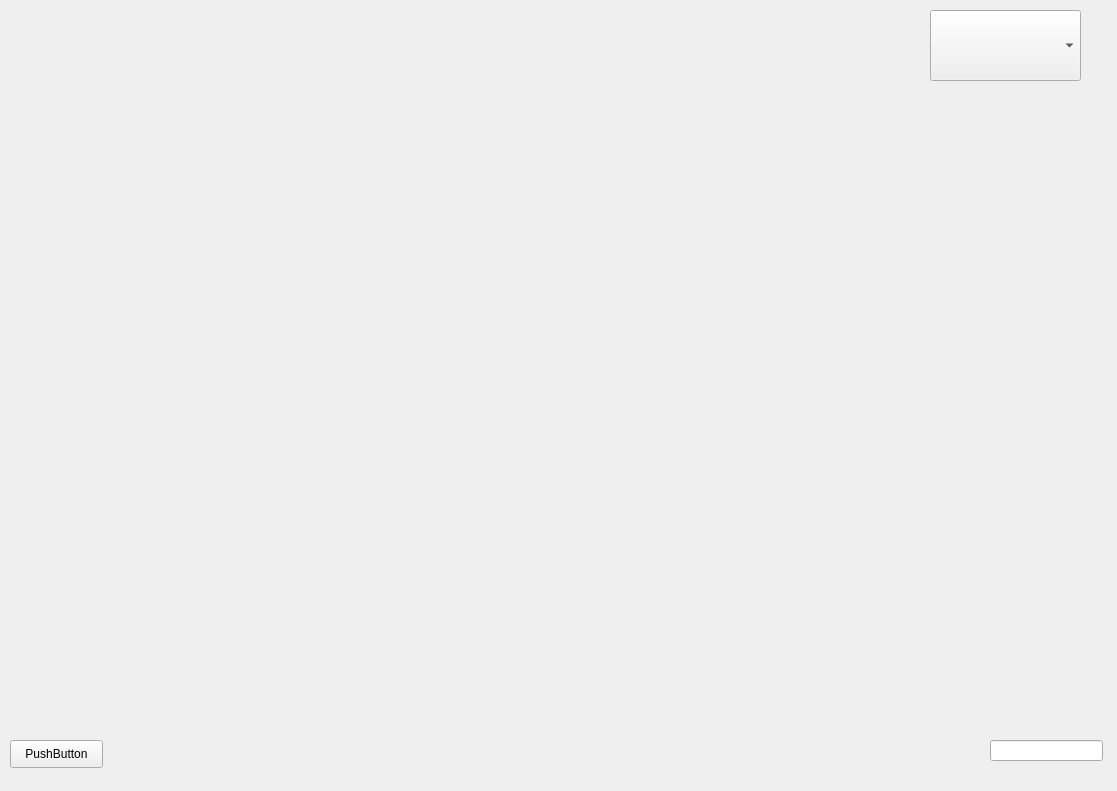
<?xml version="1.0" encoding="UTF-8"?>
<ui version="4.0">
 <class>Form</class>
 <widget class="QWidget" name="Form">
  <property name="geometry">
   <rect>
    <x>0</x>
    <y>0</y>
    <width>1117</width>
    <height>791</height>
   </rect>
  </property>
  <property name="windowTitle">
   <string>Form</string>
  </property>
  <widget class="QComboBox" name="COMN">
   <property name="geometry">
    <rect>
     <x>930</x>
     <y>10</y>
     <width>151</width>
     <height>71</height>
    </rect>
   </property>
  </widget>
  <widget class="QPushButton" name="pushButton">
   <property name="geometry">
    <rect>
     <x>10</x>
     <y>740</y>
     <width>93</width>
     <height>28</height>
    </rect>
   </property>
   <property name="text">
    <string>PushButton</string>
   </property>
  </widget>
  <widget class="QLineEdit" name="lineEdit">
   <property name="geometry">
    <rect>
     <x>990</x>
     <y>740</y>
     <width>113</width>
     <height>21</height>
    </rect>
   </property>
  </widget>
 </widget>
 <resources/>
 <connections/>
</ui>
